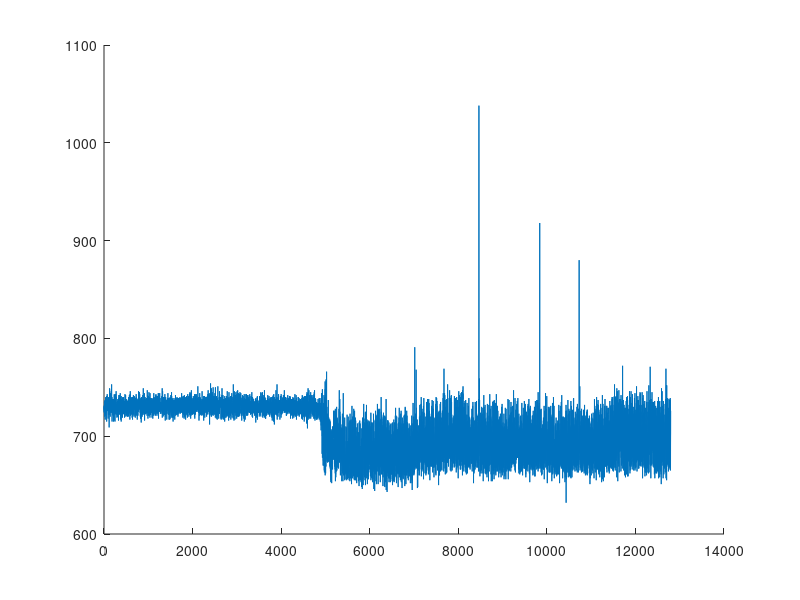

MATLAB code to generate this figure: (Note: this script raises an error after producing the figure.)
clear all
low = csvread('coutsamplerate.txt');

%high = f(:,1);
%low = f(:,2);

hold on
%plot(high)
plot(low)

lowFilterd = conv(low,[0.25 0.25 0.25 0.25]);


b = [0.1 0.1 0.1 0.1 0.1 0.1 0.1 0.1 0.1 0.1]
hold off
llow = low(90000:100000) - mean(low(90000:100000))
plot(abs(fft(llow)))
